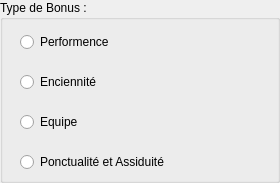
                   <widget class="QGroupBox" name="groupBox_3">
                    <property name="title">
                     <string>Type de Bonus :</string>
                    </property>
                    <widget class="QRadioButton" name="radioButton_6">
                     <property name="geometry">
                      <rect>
                       <x>20</x>
                       <y>30</y>
                       <width>161</width>
                       <height>24</height>
                      </rect>
                     </property>
                     <property name="text">
                      <string>Performence</string>
                     </property>
                    </widget>
                    <widget class="QRadioButton" name="radioButton_7">
                     <property name="geometry">
                      <rect>
                       <x>20</x>
                       <y>70</y>
                       <width>141</width>
                       <height>24</height>
                      </rect>
                     </property>
                     <property name="text">
                      <string>Enciennité</string>
                     </property>
                    </widget>
                    <widget class="QRadioButton" name="radioButton_8">
                     <property name="geometry">
                      <rect>
                       <x>20</x>
                       <y>110</y>
                       <width>110</width>
                       <height>24</height>
                      </rect>
                     </property>
                     <property name="text">
                      <string>Equipe</string>
                     </property>
                    </widget>
                    <widget class="QRadioButton" name="radioButton_9">
                     <property name="geometry">
                      <rect>
                       <x>20</x>
                       <y>150</y>
                       <width>251</width>
                       <height>24</height>
                      </rect>
                     </property>
                     <property name="text">
                      <string>Ponctualité et Assiduité</string>
                     </property>
                    </widget>
                   </widget>
